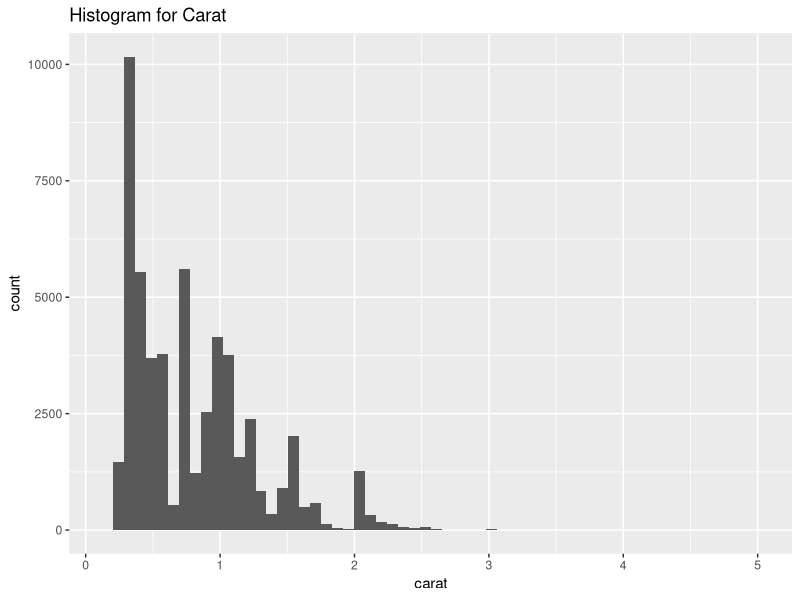
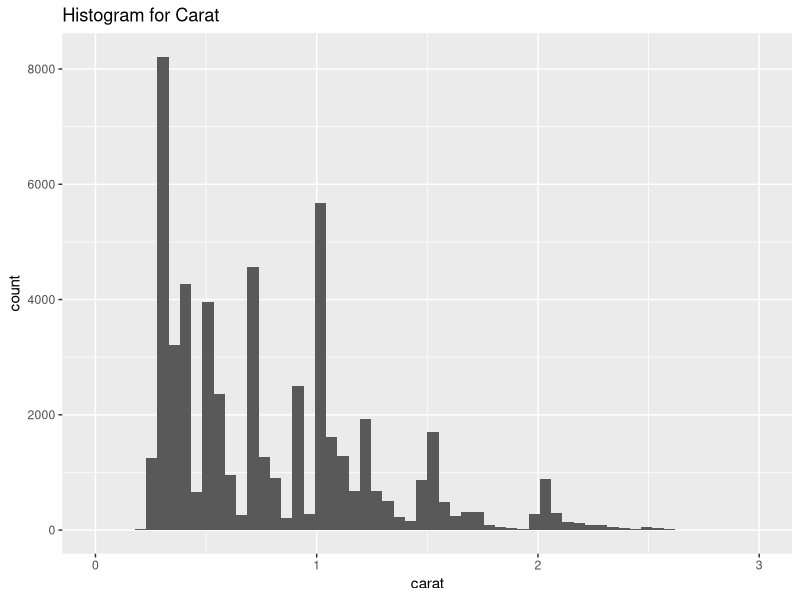
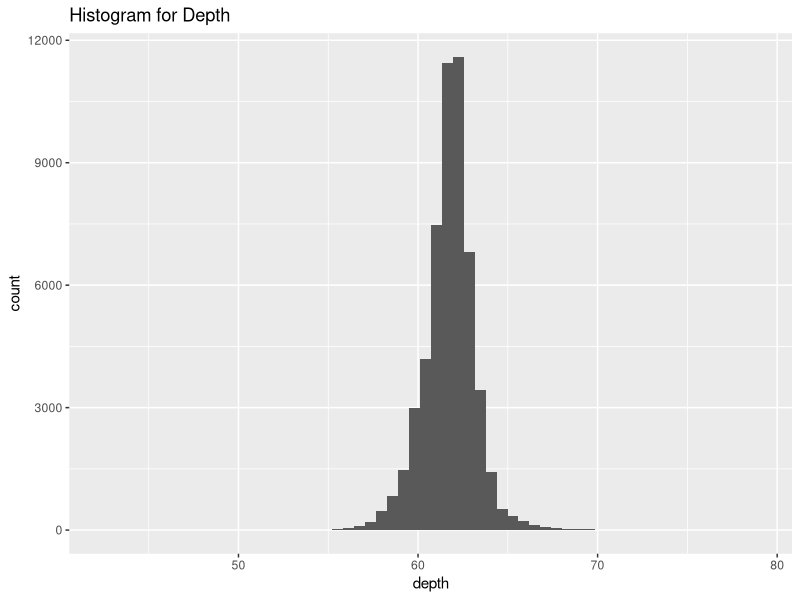
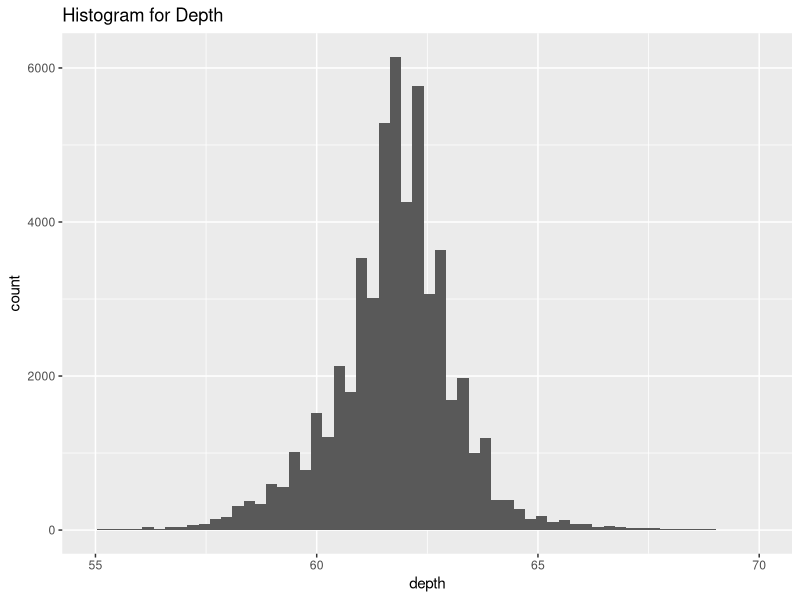
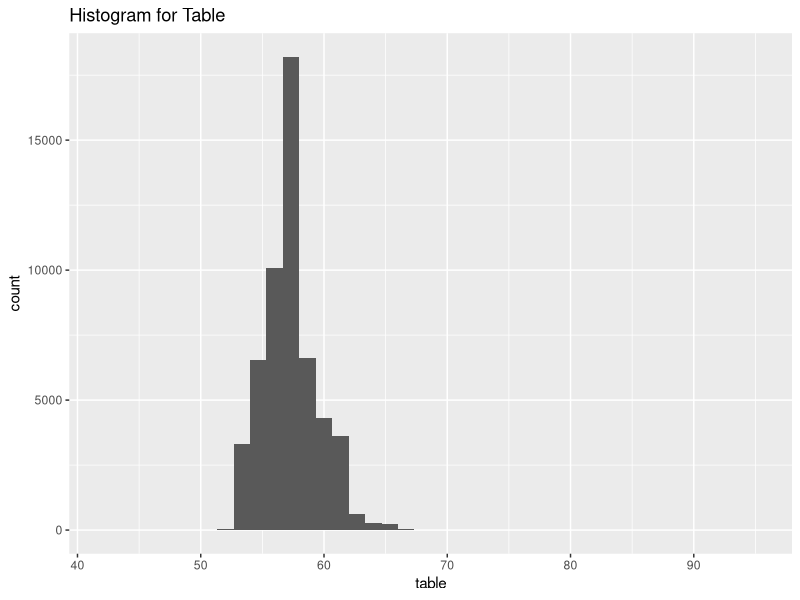
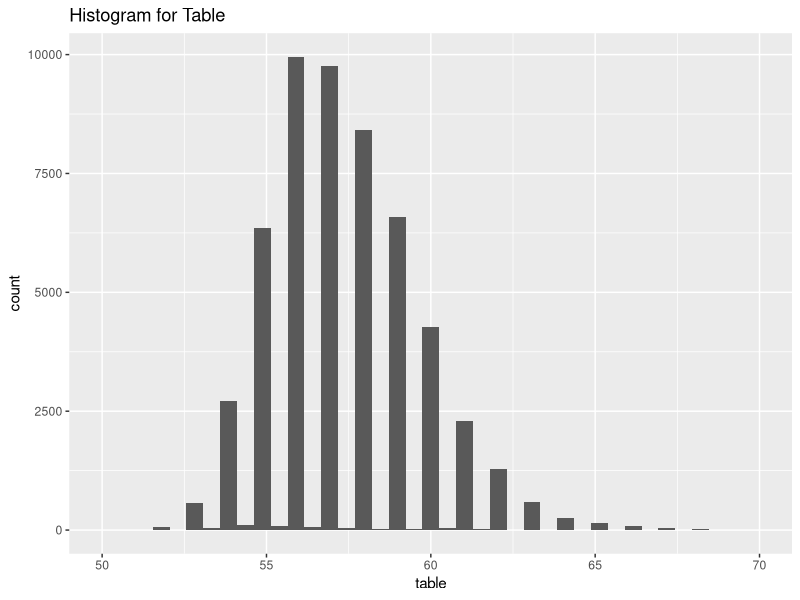
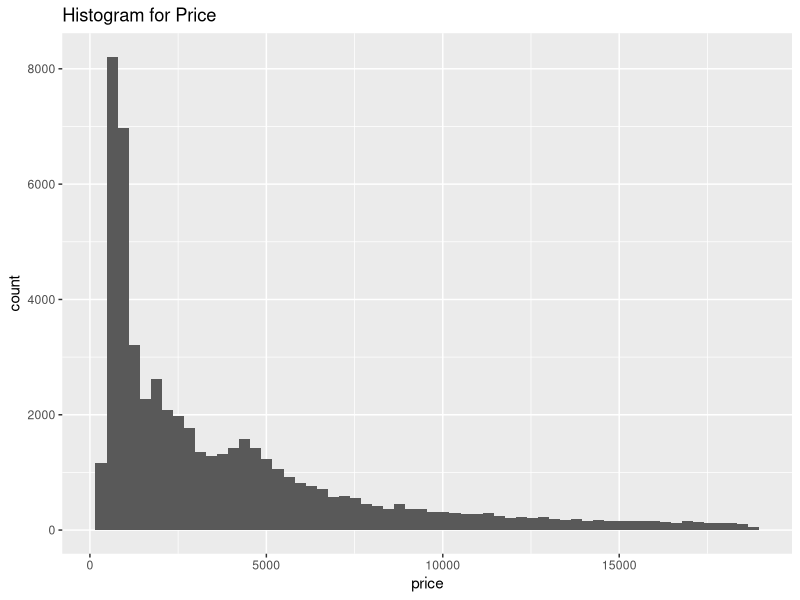
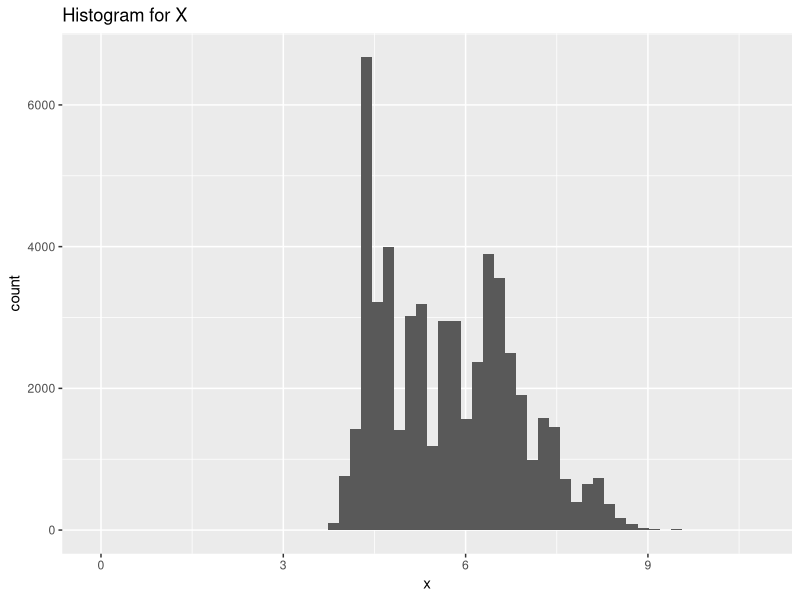

Recreate these plots in R, in order.
## ---- chunk 1
library(ggplot2) #use library() function to get the ggplot2 package that contains diamonds dataset
data("diamonds") #use data() function to get the diamonds dataset
str(diamonds)

# Q1 Create a histogram for every numeric column in the diamonds dataset.
sapply(diamonds, class) #use sapply() function to determine the type of each column (numeric, factor, logical, etc.), we get the numeric columns are carat, depth, table, price, x, y, and z

#histogram for carat
carathistogram <- ggplot(diamonds,aes(carat)) #create the histogram for the numeric column carat
carathistogram + geom_histogram(bins = 60) + ggtitle("Histogram for Carat")
#plot the histogram for variable carat (the original histogram of carat)
carathistogram + geom_histogram(bins = 60) + ggtitle("Histogram for Carat") + xlim(0,3) #use xlim(0,3) to remove the outliers from the histogram for carat

#histogram for depth
depthhistogram <- ggplot(diamonds,aes(depth)) #create the histogram for the numeric column depth
depthhistogram + geom_histogram(bins = 60) + ggtitle("Histogram for Depth") #plot the histogram for variable depth (the original histogram of depth)
depthhistogram + geom_histogram(bins = 60) + ggtitle("Histogram for Depth") + xlim(55, 70) #use xlim(55,70) to remove the outliers from the histogram for depth

#histogram for table
tablehistogram <- ggplot(diamonds,aes(table)) #create the histogram for the numeric column table
tablehistogram + geom_histogram(bins = 40) + ggtitle("Histogram for Table") #plot the histogram for variable table (the original histogram of table)
tablehistogram + geom_histogram(bins = 40) + ggtitle("Histogram for Table") + xlim(50, 70) #use xlim(50,70) to remove the outliers from the histogram for table

#histogram for price
pricehistogram <- ggplot(diamonds,aes(price)) #create the histogram for the numeric column price
pricehistogram + geom_histogram(bins = 60) + ggtitle("Histogram for Price")
#plot the histogram for variable price 

#histogram for x
xhistogram <- ggplot(diamonds,aes(x)) #create the histogram for the numeric column x
xhistogram + geom_histogram(bins = 60) + ggtitle("Histogram for X") #plot the histogram for variable x (the original histogram of x)
xhistogram + geom_histogram(bins = 60) + ggtitle("Histogram for X") + xlim(3, 10) #use xlim(3,10) to remove the outliers from the histogram for x

#histogram for y
yhistogram <- ggplot(diamonds,aes(y)) #create the histogram for the numeric column y
yhistogram + geom_histogram(bins = 160) + ggtitle("Histogram for Y") #plot the histogram for variable y (the original histogram of y)
yhistogram + geom_histogram(bins = 160) + ggtitle("Histogram for Y") + xlim(3, 10) #use xlim(3,10) to remove the outliers from the histogram for y

#histogram for z
zhistogram <- ggplot(diamonds,aes(z)) #create the histogram for the numeric column z
zhistogram + geom_histogram(bins = 60) + ggtitle("Histogram for Z") #plot the histogram for variable z (the original histogram of z)
zhistogram + geom_histogram(bins = 60) + ggtitle("Histogram for Z") + xlim(2, 6) #use xlim(2,6) to remove the outliers from the histogram for z

# Q2 Create a simple scatter plot of Weight (“Carat”) and Price using Color (the “Color” column in the diamonds dataframe) as a facet.
scatterplot <- ggplot(diamonds, aes(x=carat, y=(price), colour=color)) 
#define  the variable scatterplot to be a ggplot object by using diamonds dataset, the x axis is Weight ("Carat"), the y axis is price, and the colour is color
scatterplot <- scatterplot + geom_point() + ggtitle("Diamonds - Weight to Price by Color") + theme(plot.title = element_text(color = "Blue", size = 14)) 
#plot a scatter plot for Weight ("Carat") and Price, use ggtitle() function to title the graph "Diamonds - Weight to Price by Color",  and use theme() function to edit the title
scatterplot <- scatterplot + xlab("Weight") + ylab("Price") + labs(colour = "factor(color)") #x-axis is "Weight" and y-axis is "Price"
print(scatterplot) #print the final scatter plot 

# Q3 Let’s remove the non-linearity and replot. Think about transforming both price and weight. Given that we are working with dollars (Price); the first transformation we might try is the natural log. Add the transformed columns to the dataframe and replot.
scatterlinear <- ggplot(diamonds, aes(x=log(carat), y=log(price), colour=color))
#define the variable scatterlinear to be a ggplot object by using diamonds dataset, the x axis is log(carat), the y axis is log(price), and the colour is color
scatterlinear <- scatterlinear + geom_point() + ggtitle("Diamonds - Weight to Price (Linear)") + theme(plot.title = element_text(color = "Blue", size = 14))
#plot a linear scatter plot for  Weight ("Carat") and Price, use ggtitle() function to title the graph "Diamonds - Weight to Price (Linear)",  and use theme() function to edit the title
scatterlinear <- scatterlinear + xlab("Weight") + ylab("Price") + labs(colour = "factor(color)") #x-axis is "Weight" and y-axis is "Price"
print(scatterlinear) #print the final scatter plot

# Q4 Remove the linear trend (create a linear model and use the transformed weight on the x-axis and the residuals on the y-axis). If there is a relationship that can be modeled with a linear regression model, then the residuals should be randomly distributed. The resulting plot visually indicates there is possibly some heteroscedasticity to manage.
linear <- lm(log(price) ~ log(carat), data = diamonds) #define a variable linear that fit a linear model of the log of price to the log of carat by using the diamonds dataset
residual <- resid(linear) #use resid() function to extract model residuals from the above linear model and assign the values to the variable residual
weightprice <- ggplot(diamonds, aes(x=log(carat), y=residual, colour=color)) 
#define the variable weightprice to be a ggplot object by using diamonds dataset, the x axis is log(carat), the y axis is residual, and the colour is color
weightprice <- weightprice + geom_point() + ggtitle("Diamonds - Weight to Price by Color") + theme(legend.position="top", plot.title = element_text(color = "Blue", size = 14)) 
#plot a linear scatter plot for  Weight and Price Residuals, use ggtitle() function to title the graph "Diamonds - Weight to Price by Color", and use theme() function to edit the title
weightprice <- weightprice+ xlab("Weight") + ylab("Price Residuals") + labs(colour = "factor(color)") #x-axis is "Weight" and y-axis is "Price Residuals"
print(weightprice) #print the final scatter plot

